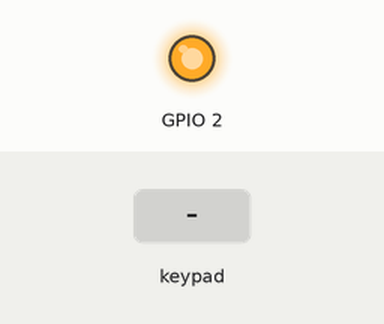
Bench run of a sketch on a simulated ESP32. Parts: output pins drawn as LEDs (lit = HIGH). Wiring (inferred from the names in the program): MPU-6050 motion sensor at I2C address 0x68. The test bench sets the inputs (shaded band). WiFi joins after 1.5 s; servers stay silent unless stated; what the sketch prints to the serial monitor is not drawn.

Above: at 0.1 s.
At 2.7 s:
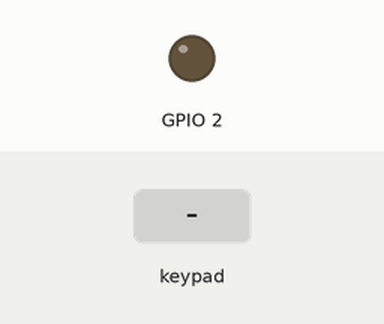
2.8 s: key '0' pressed
4.9 s: keypad keys 1 2 3 4 pressed 0.4 s apart
8.2 s: key '1' pressed
10.3 s: keypad keys 1 3 9 7 pressed 0.4 s apart
Timing chart, 0 to 13.3 s (numbered marks = the images above; inputs shaded):
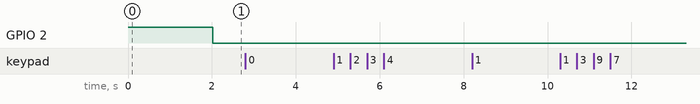

The sketch:

onyxLeft.ino
```cpp
/*
 * .:Control Xic:.
 *
 * Josep Puig Villalon
 *
 * ESP32 module = "ESP32 Dev Module"
 *
 * I2C Pins:
 *
 * SCL: D22
 * SDA: D21
 * IRQ: No
 *
 * Led pin: 2
 *
 *
 */


#include <WiFiUdp.h>
#include <WiFi.h>
#include <Wire.h>
#include <Adafruit_MPR121.h>


#define TouchThre 10 // Touch threshold
#define ReleaThre 8 // Release threshold
#define Prox_TouchThre 6 // Proximity threshold
#define Prox_ReleaThre 4 // Proximity release threshold


// SSID & pass //
const char* ssid = "C_X_Saxpler_1";
const char* password = "1a3c5e7g9";

// Wifi UDP config //
WiFiUDP Udp;
IPAddress APlocal_IP(192, 168, 4, 188);
IPAddress APgateway(192, 168, 4, 1);
IPAddress APsubnet(255, 255, 255, 0);
IPAddress ipRouter(192, 168, 4, 1);

// Wifi vars //
unsigned int localUdpPort = 5000;
char incomingPacket[255];
char replyPacekt[255];
char incomingByte = 0;

// Wifi msg vars //
String strData;
String strDataOld;
char valDigital[30];

// MPR121 //
#ifndef _BV
#define _BV(bit) (1 << (bit))
#endif

// Touch vars //
uint16_t lasttouched = 0;
uint16_t currtouched = 0;

// Giroscopis  timeout //
unsigned long timeoutMillis;
uint16_t timeoutPeriod = 500;
bool giroStatus = false;

// MPU6050 //
const int MPU_addr=0x68;
double x;
double y;
double z;
int16_t AcX;
int16_t AcY;
int16_t AcZ;
int minVal=265;
int maxVal=402;
int xAng;
int yAng;
int zAng;
double analogX = 0;
double analogY = 0;
double analogZ = 0;
double analogXOld = 0;
double analogYOld = 0;
double analogZOld = 0;

// LED //
uint8_t ledStatus = 255;
unsigned long ledTick = 0;
uint8_t ledInterval = 2;
bool flgLed = false;

// Input vars, touch & analogs signals //
int val1 = '0';
int val2 = '0';
int val3 = '0';
int val4 = '0';
int val5 = '0';
int val6 = '0';
int val7 = '0';
int val8 = '0';
int val9 = '0';
int val10 = '0';
int val11 = '0';
int val12 = '0';

// Touch result var //
Adafruit_MPR121 cap = Adafruit_MPR121();


////////////////////////////////////////////////////////////////////
// Scan touch sensors
////////////////////////////////////////////////////////////////////

void scanTouch()
{

  currtouched = cap.touched();

  for (uint8_t i=0; i<9; i++)
  {
    if ((currtouched & _BV(i)) && !(lasttouched & _BV(i)))
    {
      if(i == 0){val1 = '1';} // S1
      if(i == 1){val2 = '1';} // O1
      if(i == 2){val3 = '1';} // menut - 4
      if(i == 3){val4 = '1';} // O2
      if(i == 4){val5 = '1';} // O3
      if(i == 5){val6 = '1';} // anular - 3
      if(i == 6){val7 = '1';} // index - P
      if(i == 7){val8 = '1';} // index - 1
      if(i == 8){val9 = '1';} // mig - 2
    }
    if (!(currtouched & _BV(i)) && (lasttouched & _BV(i)))
    {
      if(i == 0){val1 = '0';} // S1
      if(i == 1){val2 = '0';} // O1
      if(i == 2){val3 = '0';} // menut - 4
      if(i == 3){val4 = '0';} // O2
      if(i == 4){val5 = '0';} // O3
      if(i == 5){val6 = '0';} // anular - 3
      if(i == 6){val7 = '0';} // index - P
      if(i == 7){val8 = '0';} // index - 1
      if(i == 8){val9 = '0';} // mig - 2
    }
  }
  lasttouched = currtouched;/////////////reset our state
}

////////////////////////////////////////////////////////////////////
// Lectura de paquets UDP; git statusiroscopis start/stop + timeout
////////////////////////////////////////////////////////////////////

void udpReadPacket()
{

  //  //
  int packetSize = Udp.parsePacket();
  if (packetSize)
  {
    int len = Udp.read(incomingPacket, 10);
    if (len > 0)
    {
      incomingPacket[len] = 0;
    }
  }

  if( incomingPacket[0] == 's' &&
      incomingPacket[1] == 't' &&
      incomingPacket[2] == 'a' &&
      incomingPacket[3] == 'r' &&
      incomingPacket[4] == 't')
  {
    giroStatus = true;
    timeoutMillis = millis();
    for(int i=0;i<5;i++)incomingPacket[i] = 0;
  }

  if( incomingPacket[0] == 's' &&
      incomingPacket[1] == 't' &&
      incomingPacket[2] == 'o' &&
      incomingPacket[3] == 'p')
  {
    giroStatus = false;
    for(int i=0;i<5;i++)incomingPacket[i] = 0;
  }

}


////////////////////////////////////////////////////////////////////
// Histeresis i adaptació dels rangs
////////////////////////////////////////////////////////////////////

void readGiroscope()
{

  if(giroStatus == true && millis() < timeoutMillis + timeoutPeriod)
  //if(val1 == '1')
  {
    Wire.beginTransmission(MPU_addr);
    Wire.write(0x3B);
    Wire.endTransmission(false);
    Wire.requestFrom(MPU_addr,14,true);

    AcX=Wire.read()<<8|Wire.read();
    AcY=Wire.read()<<8|Wire.read();
    AcZ=Wire.read()<<8|Wire.read();

    xAng = map(AcX,minVal,maxVal,-90,90);
    yAng = map(AcY,minVal,maxVal,-90,90);
    zAng = map(AcZ,minVal,maxVal,-90,90);

    x= RAD_TO_DEG * (atan2(-yAng, -zAng)+PI);
    y= RAD_TO_DEG * (atan2(-xAng, -zAng)+PI);
    z= RAD_TO_DEG * (atan2(-yAng, -xAng)+PI);

    analogX = map(x, 270, 180, 90, 180);
    analogZ = map(z, 360, 180, 0, 180);

    val10 = analogX;
    val11 = analogZ;
/*
    Serial.print(analogX);//debug
    Serial.print(" - ");
    Serial.print(analogY);
    Serial.print(" - ");
    Serial.println(analogZ);
*/
    delay(15);

    // analogX //
    if(analogX <= 89 || (analogX > 250 && analogX <= 360))
    {
      val10 = 90;
      analogXOld = 90;
    }
    if(analogX >= 180 || (analogX > 180 && analogX <= 240))
    {
      val10 = 180;
      analogXOld = 180;
    }
    if((analogZ >= 130 || analogZ <= 60) && analogZOld != 90)
    {
      analogX = 90;
      val10 = 90;
      analogXOld = 90;
    }

    // analogZ //
    if(analogZ <= 3 || (analogZ > 250 && analogZ <= 360))
    {
      val11 = 1;
      analogZOld = 1;
    }
    if((analogZ >= 180 && analogZOld > 179) || (analogZ > 180 && analogZ <= 240 && analogZOld > 179))
    {
      val11 = 180;
      analogZOld = 180;
    }
    if(analogX >= 140)
    {
      analogZ = 90;
      val11 = 90;
      analogZOld = 90;
    }
/*
    Serial.print(val10);//debug
    Serial.print(" - ");
    Serial.print(val11);
    Serial.print(" - ");
    Serial.println(val12);
*/

    analogXOld = analogX;
    analogZOld = analogZ;
  }


  if(giroStatus == false || millis() > timeoutMillis + timeoutPeriod)
  {
    //val10 = 1;  //X
    //val11 = 1;  //Y
    giroStatus = false;
  }
}


////////////////////////////////////////////////////////////////////
// Assignar valors & enviar per UDP
////////////////////////////////////////////////////////////////////

void assingAndSend()
{

  valDigital[0]='L';
  valDigital[1] = val8;
  valDigital[2] = val7;
  valDigital[3] = val6;
  valDigital[4] = val5;
  valDigital[5] = val9;
  valDigital[6] = val1;
  valDigital[7] = val2;
  valDigital[8] = val3;
  valDigital[9] = val4;
  valDigital[10] = val10;
  valDigital[11] = val11;
  valDigital[12] = 251;

  // Enviar per  UDP //
  strData="";
  for(int i=0;i<16;i++){strData.concat(valDigital[i]);}
  strData.toCharArray(replyPacekt, 16);

  if(strData != strDataOld)
  {
    Udp.beginPacket(ipRouter, 2000);
    Udp.printf(replyPacekt);
    Udp.endPacket();

//    Serial.println(replyPacekt); //Debug
    ledStatus = 255;
  }
  strDataOld = strData;

}


////////////////////////////////////////////////////////////////////
// Led status
////////////////////////////////////////////////////////////////////

void updateLed()
{

  if(ledStatus > 0 && flgLed == false)
  {
    ledTick = millis();
    flgLed = true;
  }

  if(ledStatus > 0 && millis() >= ledTick + ledInterval && flgLed == true)
  {
    ledStatus--;
    analogWrite(2, ledStatus);
    ledTick = millis();
  }
  if(ledStatus == 0 && flgLed == true)
  {
    flgLed = false;
  }
}


////////////////////////////////////////////////////////////////////
// MPR121 init config
////////////////////////////////////////////////////////////////////

void MPR121_init_config()
{
  cap.writeRegister(0x80,0x63); // Soft reset MPR121 if not reset correctly

  //touch pad baseline filter
  //rising: baseline quick rising
  cap.writeRegister(0x2B,0x01); // Max half delta Rising
  cap.writeRegister(0x2C,0x01); // Noise half delta Rising
  cap.writeRegister(0x2D,0x00); // Noise count limit Rising
  cap.writeRegister(0x2E,0x00); // Delay limit Rising

  //falling: baseline slow falling
  cap.writeRegister(0x2F,0x01); // Max half delta Falling
  cap.writeRegister(0x30,0x01); // Noise half delta Falling
  cap.writeRegister(0x31,0xFF); // Noise count limit Falling
  cap.writeRegister(0x32,0x0); // Delay limit Falling

  //touched: baseline keep
  cap.writeRegister(0x33,0x00); // Noise half delta Touched
  cap.writeRegister(0x34,0x00); // Noise count Touched
  cap.writeRegister(0x35,0x00); // Delay limit Touched

  //Proximity baseline filter

  //rising: very quick rising
  cap.writeRegister(0x36,0x0f); // Max half delta Rising
  cap.writeRegister(0x37,0x0f); // Noise half delta Rising
  cap.writeRegister(0x38,0x00); // Noise count Rising
  cap.writeRegister(0x39,0x00); // Delay limit Rising

  //falling: very slow rising
  cap.writeRegister(0x3A,0x01); // Max half delta Falling
  cap.writeRegister(0x3B,0x01); // Noise half delta Falling
  cap.writeRegister(0x3C,0xff); // Noise count Falling
  cap.writeRegister(0x3D,0xff); // Delay limit Falling

  //touched
  cap.writeRegister(0x3E,0x00);
  cap.writeRegister(0x3F,0x00);
  cap.writeRegister(0x40,0x00);

  //Touch pad threshold
  cap.writeRegister(0x41,TouchThre); // ELE0 TOUCH THRESHOLD
  cap.writeRegister(0x42,ReleaThre); // ELE0 RELEASE THRESHOLD
  cap.writeRegister(0x43,TouchThre); // ELE1 TOUCH THRESHOLD
  cap.writeRegister(0x44,ReleaThre); // ELE1 RELEASE THRESHOLD
  cap.writeRegister(0x45,TouchThre); // ELE2 TOUCH THRESHOLD
  cap.writeRegister(0x46,ReleaThre); // ELE2 RELEASE THRESHOLD
  cap.writeRegister(0x47,TouchThre); // ELE3 TOUCH THRESHOLD
  cap.writeRegister(0x48,ReleaThre); // ELE3 RELEASE THRESHOLD
  cap.writeRegister(0x49,TouchThre); // ELE4 TOUCH THRESHOLD
  cap.writeRegister(0x4A,ReleaThre); // ELE4 RELEASE THRESHOLD
  cap.writeRegister(0x4B,TouchThre); // ELE5 TOUCH THRESHOLD
  cap.writeRegister(0x4C,ReleaThre); // ELE5 RELEASE THRESHOLD
  cap.writeRegister(0x4D,TouchThre); // ELE6 TOUCH THRESHOLD
  cap.writeRegister(0x4E,ReleaThre); // ELE6 RELEASE THRESHOLD
  cap.writeRegister(0x4F,TouchThre); // ELE7 TOUCH THRESHOLD
  cap.writeRegister(0x50,ReleaThre); // ELE7 RELEASE THRESHOLD
  cap.writeRegister(0x51,TouchThre); // ELE8 TOUCH THRESHOLD
  cap.writeRegister(0x52,ReleaThre); // ELE8 RELEASE THRESHOLD
  cap.writeRegister(0x53,TouchThre); // ELE9 TOUCH THRESHOLD
  cap.writeRegister(0x54,ReleaThre); // ELE9 RELEASE THRESHOLD
  cap.writeRegister(0x55,TouchThre); // ELE10 TOUCH THRESHOLD
  cap.writeRegister(0x56,ReleaThre); // ELE10 RELEASE THRESHOLD
  cap.writeRegister(0x57,TouchThre); // ELE11 TOUCH THRESHOLD
  cap.writeRegister(0x58,ReleaThre); // ELE11 RELEASE THRESHOLD


  //Proximity threshold
  cap.writeRegister(0x59,Prox_TouchThre); // ELE12 TOUCH THRESHOLD
  cap.writeRegister(0x5A,Prox_ReleaThre); // ELE12 RELEASE THRESHOLD

  //touch and release interrupt debounce
  cap.writeRegister(0x5B,0x00); // Not used for polling method, effective for INT mode.

  //AFE and filter configuration
  cap.writeRegister(0x5C,0x10); // AFES=6 samples, same as AFES in 0x7B, Global CDC=16uA
  cap.writeRegister(0x5D,0x20); // CT=0.5us, TDS=4samples, TDI=16ms defalut = 0x24
  cap.writeRegister(0x5E,0x80); // Set baseline calibration enabled, baseline loading 5MSB

  //Auto Configuration
  cap.writeRegister(0x7B,0x0B); // AFES=6 samples, same as AFES in 0x5C
  // retry=2b00, no retry,
  // BVA=2b10, load 5MSB after AC,
  // ARE/ACE=2b11, auto configuration enabled
  //cap.writeRegister(0x7C,0x80); // Skip charge time search, use setting in 0x5D,
  // OOR, AR, AC IE disabled
  // Not used. Possible Proximity CDC shall over 63uA
  // if only use 0.5uS CDT, the TGL for proximity cannot meet
  // Possible if manually set Register0x72=0x03
  // (Auto configure result) alone.
  cap.writeRegister(0x7D,0xc8); // AC up limit /C8/BD/C0/9C
  cap.writeRegister(0x7E,0x82); // AC low limit /82/7A/7C/65
  cap.writeRegister(0x7F,0xb4); // AC target /B4/AA/AC/8C target for /3.0V/2.8V/1.8V
  cap.writeRegister(0x5E,0xBC); // Run 12 touch + proximity, CL=2b10, load 5MSB to baseline

}


////////////////////////////////////////////////////////////////////
// Setup
////////////////////////////////////////////////////////////////////

void setup()
{

  pinMode(2, OUTPUT);
  digitalWrite(2, HIGH);

  Serial.begin(115200);
  Serial.println();
  Serial.println("onYX Right");

  Serial.printf("Connecting to %s ", ssid);

  WiFi.config(APlocal_IP,APgateway,APsubnet);
  WiFi.begin(ssid, password);

  Udp.begin(APlocal_IP,localUdpPort);
  Serial.printf("Local IP %s, UDP port %d\n", WiFi.localIP().toString().c_str(), localUdpPort);

  while (WiFi.status() != WL_CONNECTED)
  {
    delay(500);
    Serial.print(".");
  }

  if (!cap.begin(0x5A))
  {
    Serial.println("MPR121 not found, check wiring?");
    while (1);
  }
  Serial.println(" connected");

  // Init MPU6050 //
  Wire.beginTransmission(MPU_addr);
  Wire.write(0x6B);
  Wire.write(0);
  Wire.endTransmission(true);

  // Init MPR121 //
  MPR121_init_config();

}


////////////////////////////////////////////////////////////////////
// Loop
////////////////////////////////////////////////////////////////////


void loop()
{

  scanTouch();
  udpReadPacket();
  readGiroscope();
  assingAndSend();
  updateLed();

}


/*

  //// MPR121 New config ////
  cap.writeRegister(0x7b, 0x00); //auto config
  cap.writeRegister(0x7c, 0x00); //auto re-config

 // Electrode Baseline
  cap.writeRegister(0x1E, 0x05); //menut   touch 0
  cap.writeRegister(0x1F, 0x05); //polze   touch 1
  cap.writeRegister(0x20, 0x05); //polze   touch 2
  cap.writeRegister(0x21, 0x05); //polze   touch 3
  cap.writeRegister(0x22, 0x05); //polze   touch 4
  cap.writeRegister(0x23, 0x05); //menut   touch 5 *
  cap.writeRegister(0x24, 0x05); //polze   touch 6
  cap.writeRegister(0x25, 0x05); //polze   touch 7
  cap.writeRegister(0x26, 0x05); //polze   touch 8

  // Electrode Touch Relese Threshold
  cap.writeRegister(0x41, 0x07); //index   touch 0
  cap.writeRegister(0x42, 0x04);
  cap.writeRegister(0x43, 0x07); //mig     touch 1
  cap.writeRegister(0x44, 0x04);
  cap.writeRegister(0x45, 0x07); //anular  touch 2
  cap.writeRegister(0x46, 0x04);
  cap.writeRegister(0x47, 0x07); //menut   touch 3
  cap.writeRegister(0x48, 0x04);
  cap.writeRegister(0x49, 0x07); //menut   touch 4 *
  cap.writeRegister(0x4A, 0x04);
  cap.writeRegister(0x4B, 0x07); //polze   touch 5
  cap.writeRegister(0x4C, 0x04);
  cap.writeRegister(0x4D, 0x07); //polze   touch 6
  cap.writeRegister(0x4E, 0x04);
  cap.writeRegister(0x4F, 0x07); //polze   touch 7
  cap.writeRegister(0x50, 0x04);
  cap.writeRegister(0x51, 0x07); //polze   touch 8
  cap.writeRegister(0x52, 0x04);

  // Electrode charge Current
  cap.writeRegister(0x5F, 0x15);
  cap.writeRegister(0x60, 0x15);
  cap.writeRegister(0x61, 0x15);
  cap.writeRegister(0x62, 0x15);
  cap.writeRegister(0x63, 0x15); //menut   touch 4
  cap.writeRegister(0x64, 0x15); //polze   touch 5
  cap.writeRegister(0x65, 0x15); //polze   touch 6
  cap.writeRegister(0x66, 0x15); //polze   touch 7
  cap.writeRegister(0x67, 0x15); //polze   touch 8

  // ECR config
  cap.writeRegister(0x5E, 0x49);

*/
```
